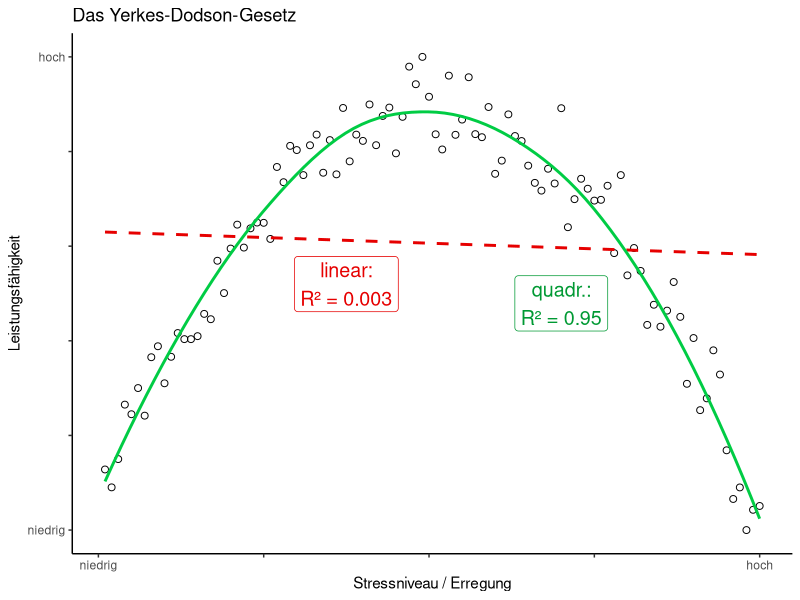

Source code (R):
library(ggplot2)

p <- .5
q <- seq_len(100)
y <- (1200 - p * (q - 50)^2) / 12
y_noise  <- y + rnorm(length(q), 10, 7.5)
y_min    <- min(y_noise)
y_max    <- max(y_noise)
rsq_lm   <- round(cor(y_noise, q)^2, 3)
rsq_poly <- round(summary(lm(y_noise ~ poly(q, 2)))$r.squared, 3)

ggplot(NULL, aes(q, y_noise)) +
  geom_jitter(height = 0, width = 0, shape = 21, size = 2) +
  geom_smooth(method = lm, color = "#e60000", se = FALSE, linetype = "dashed") +
  geom_smooth(method = loess, color = "#00cc44", se = FALSE) +
  geom_label(aes(x = 37.5, y = 65), color = "#e60000", size = 5,
             label = paste("linear:\nR² =", rsq_lm)) +
  geom_label(aes(x = 70, y = 60), color = "#009933", size = 5,
             label = paste("quadr.:\nR² =", rsq_poly)) +
  scale_y_continuous(breaks = c(seq(y_min, y_max, (y_max - y_min) / 5)),
                     labels = c("niedrig", rep("", 4), "hoch")) +
  scale_x_continuous(breaks = c(seq(0, 100, 25)),
                     labels = c("niedrig", rep("", 3),"hoch")) +
  labs(
    title = "Das Yerkes-Dodson-Gesetz",
    x = "Stressniveau / Erregung",
	  y = "Leistungsfähigkeit"
  ) +
  theme_classic()
